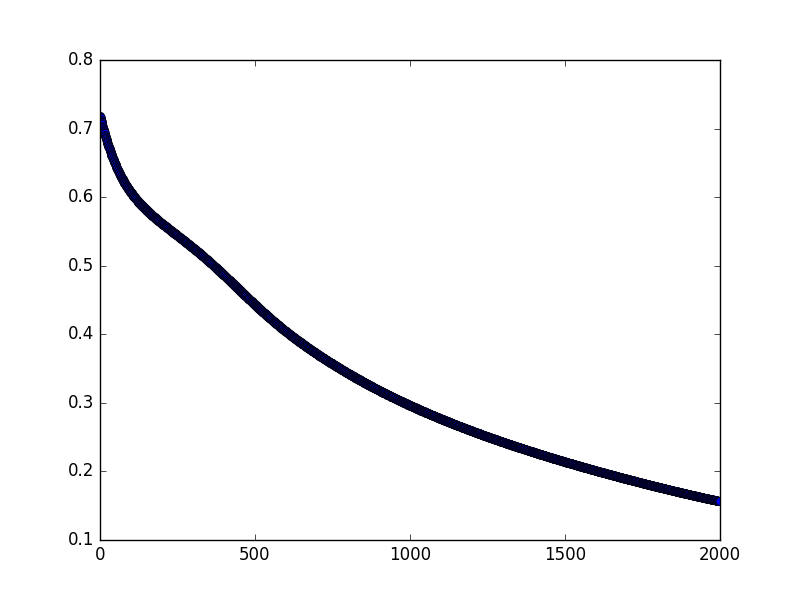

Write Python code to recreate this figure.
import tensorflow as tf
import pickle
import matplotlib.pyplot as plt

bank = pickle.load(open('bank.pkl', 'rb', 2))

x_train = bank['x_train']
y_train = bank['y_train']

x_test = bank['x_test']
y_test = bank['y_test']


x = tf.placeholder(tf.float32, shape = [None,4])
y = tf.placeholder(tf.float32, shape = [None,2])

first_layer = tf.layers.dense(x, 3, activation = tf.nn.sigmoid)
output = tf.layers.dense(first_layer, 2)

loss = tf.losses.softmax_cross_entropy(onehot_labels= y, logits = output)

optimizer = tf.train.GradientDescentOptimizer(0.01)
train = optimizer.minimize(loss)

accuracy = tf.metrics.accuracy(tf.argmax(y,1), tf.argmax(output,1))

# Inits
init_g = tf.global_variables_initializer()
init_l = tf.local_variables_initializer()

with tf.Session() as sess:

	sess.run(init_g)
	sess.run(init_l)
	# end of inits
	for i in range(2000):
		sess.run(train, feed_dict={x: x_train, y: y_train})
		
		c = sess.run(loss, feed_dict={x: x_train, y:y_train})
		print("Epoch: " + str(i) + " loss: " + str(c))
		plt.plot(i, c, 'bo', label='Testing data')
	
	
	#print("Optimization finished")
	training_cost = sess.run(loss, feed_dict={x: x_train, y: y_train})
	#print("training cost: " + str(training_cost))
	
	
	#print("Testing")
	
	#testing_cost = sess.run(loss, feed_dict={x: x_test, y: y_test})
	#print("Test cost: " + str(testing_cost))
	
	print("Accuracy: " +  str(sess.run(accuracy, feed_dict={x: x_test, y: y_test})))
	
	plt.show()
